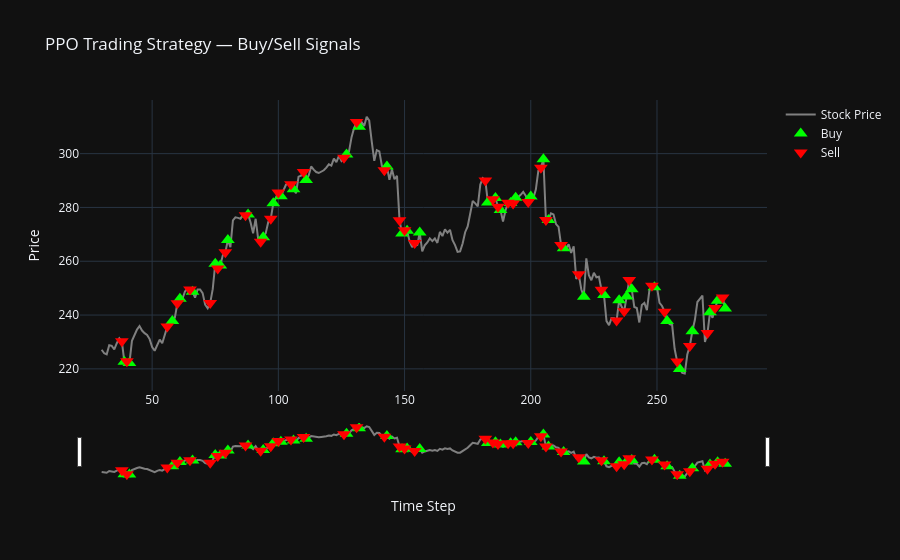

Notebook code for this chart:
### Code cell
import plotly.graph_objects as go

ppo_model = trained_agents['PPO']

# frame_bound[0] must be >= window_size (30) to avoid a negative slice index
env_evaluate = gym.make(env_name, frame_bound=(50, 300))
obs, info = env_evaluate.reset(seed=42)
done = False

tick_history = []
price_history = []
action_history = []

while not done:
    action, _ = ppo_model.predict(obs)

    tick = env_evaluate.unwrapped._current_tick
    price = env_evaluate.unwrapped.prices[tick]

    obs, reward, terminated, truncated, info = env_evaluate.step(action)
    done = terminated or truncated

    tick_history.append(tick)
    price_history.append(price)
    action_history.append(int(action))


fig = go.Figure()

fig.add_trace(go.Scatter(
    x=tick_history,
    y=price_history,
    mode='lines',
    name='Stock Price',
    line=dict(color='gray')
))

buy_ticks, buy_prices = [], []
sell_ticks, sell_prices = [], []

prev_action = action_history[0]

for i in range(1, len(action_history)):
    if action_history[i] == 1 and prev_action == 0:
        buy_ticks.append(tick_history[i])
        buy_prices.append(price_history[i])
    elif action_history[i] == 0 and prev_action == 1:
        sell_ticks.append(tick_history[i])
        sell_prices.append(price_history[i])
    prev_action = action_history[i]

fig.add_trace(go.Scatter(
    x=buy_ticks,
    y=buy_prices,
    mode='markers',
    name='Buy',
    marker=dict(color='lime', size=12, symbol='triangle-up')
))

fig.add_trace(go.Scatter(
    x=sell_ticks,
    y=sell_prices,
    mode='markers',
    name='Sell',
    marker=dict(color='red', size=12, symbol='triangle-down')
))

fig.update_layout(
    title='PPO Trading Strategy — Buy/Sell Signals',
    xaxis_title='Time Step',
    yaxis_title='Price',
    xaxis=dict(rangeslider=dict(visible=True)),
    template='plotly_dark'
)

fig.show()

### Figure 1 — Plotly figure (JSON) as saved in the notebook; plotly's stock layout.template omitted (floating-point values rounded to 4 significant figures; data arrays with more than 128 entries replaced by an {"elided": "..."} marker saying what was removed)
{"data": [{"line": {"color": "gray"}, "mode": "lines", "name": "Stock Price", "type": "scatter", "x": {"elided": "249 int values"}, "y": {"elided": "249 float values"}}, {"marker": {"color": "lime", "size": 12, "symbol": "triangle-up"}, "mode": "markers", "name": "Buy", "type": "scatter", "x": [39, 41, 58, 61, 66, 75, 77, 80, 88, 94, 98, 101, 106, 111, 127, 132, 143, 149, 151, 156, 183, 186, 188, 192, 194, 200, 205, 207, 213, 221, 229, 235, 238, 240, 249, 254, 259, 264, 271, 274, 277], "y": [222.7, 222.2, 237.8, 246.1, 248.6, 259.0, 258.4, 267.9, 277.4, 268.9, 281.5, 284.2, 286.8, 290.2, 299.6, 310.0, 295.2, 270.3, 271.3, 270.7, 281.9, 283.5, 279.0, 281.6, 283.6, 284.0, 297.9, 275.3, 264.8, 246.8, 247.5, 245.5, 246.9, 249.6, 250.3, 237.8, 220.0, 234.0, 241.0, 245.3, 242.4]}, {"marker": {"color": "red", "size": 12, "symbol": "triangle-down"}, "mode": "markers", "name": "Sell", "type": "scatter", "x": [38, 40, 56, 60, 65, 73, 76, 79, 87, 93, 97, 100, 105, 110, 126, 131, 142, 148, 150, 154, 182, 185, 187, 191, 193, 199, 204, 206, 212, 219, 228, 234, 237, 239, 248, 253, 258, 263, 270, 273, 276], "y": [230.2, 222.9, 235.7, 244.4, 249.5, 244.5, 257.3, 263.3, 277.1, 267.3, 275.8, 285.6, 288.6, 293.2, 298.5, 311.7, 293.8, 275.3, 271.5, 266.8, 290.1, 283.1, 280.3, 281.7, 281.5, 282.1, 294.8, 275.4, 266.1, 255.1, 249.4, 238.0, 241.4, 253.1, 250.9, 241.3, 222.7, 228.5, 233.3, 242.6, 246.6]}], "layout": {"title": {"text": "PPO Trading Strategy — Buy/Sell Signals"}, "xaxis": {"rangeslider": {"visible": true}, "title": {"text": "Time Step"}}, "yaxis": {"title": {"text": "Price"}}}}
